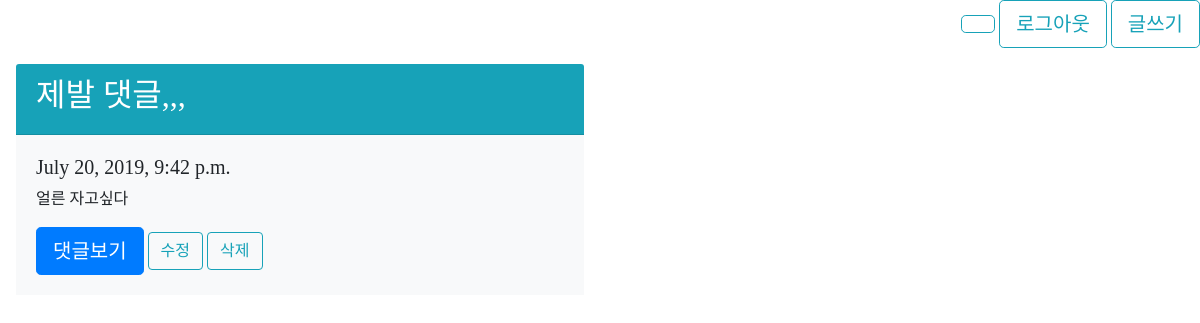
The page /funccrud/mycrud/ on the database as committed earlier.
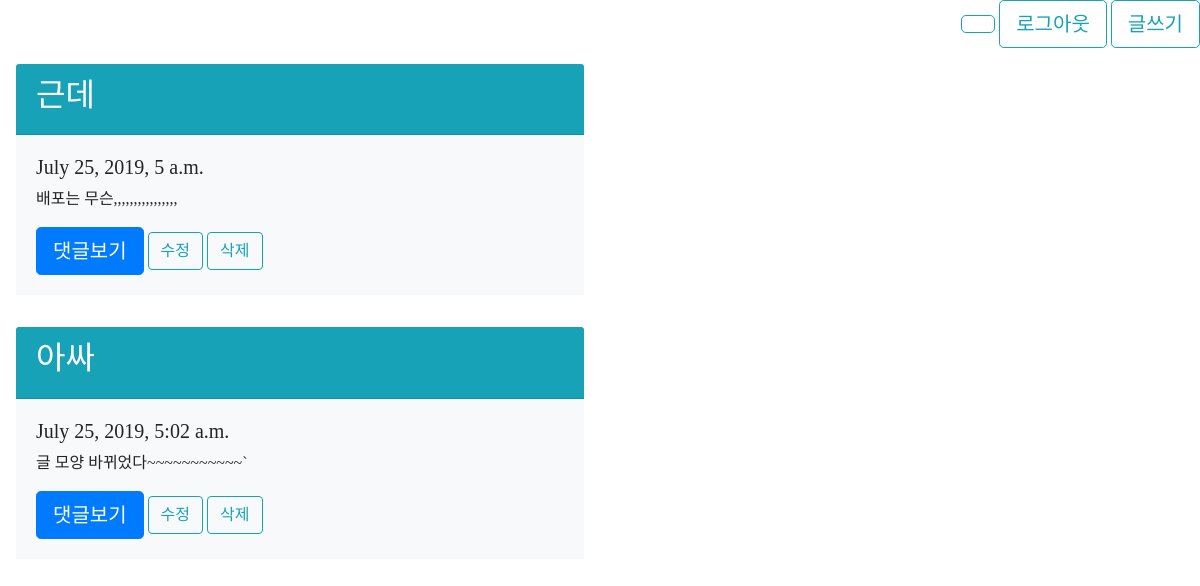
The same page on the database as committed later.
### mycrud/models.py (models this page shows, shortened)
class Blog(models.Model):
    title = models.CharField(max_length = 100)
    pub_date = models.DateTimeField('date published')
    body = models.TextField()

### mycrud/views.py (the view)
# urls.py: path('mycrud/', views.read, name = "showblog"),
def read(request):
    blogs = Blog.objects.all()
    return render(request, 'mycrud/funccrud.html', {'blogs':blogs})

### mycrud/templates/mycrud/funccrud.html (shortened to what this page needs)
<!DOCTYPE html>
<html lang = "ko">
    <head>
        <link rel="stylesheet" href="https://maxcdn.bootstrapcdn.com/bootstrap/4.0.0-beta.2/css/bootstrap.min.css">
    </head>
    <body>
        <div class = "text-right">
         <button type="button" class="btn btn-outline-info btn-lg">{{user.username}}</button>
              <a href = "{% url 'logout' %}"><button type="button" class="btn btn-outline-info btn-lg">로그아웃</button></a>
         <a href = "{% url 'newblog' %}"><button type="button" class="btn btn-outline-info btn-lg">글쓰기</button></a></div>
        {% for blog in blogs %}
        <div class = "card, w-50 p-3">
        <div class = "card-header bg-info text-white">
            <h2>{{blog.title}}</h2>
            </div>
            <div class = "card-body bg-light">
            <h5>{{blog.pub_date}}</h5>
            <p>{{blog.body}}</p>
            <a class = "btn btn-lg btn-primary" href = "{% url 'detail' blog.id %}" role = "button">댓글보기</a>
            <a href  = "{% url 'update' blog.id %}"><button type="button" class="btn btn-outline-info">수정</button></a>
            <a href = "{% url 'delete' blog.id %}"><button type="button" class="btn btn-outline-info">삭제</button></a>
            </div>
            </div>
        {% endfor %}
    </body>
</html>

### mycrud/templates/mycrud/funccrud.html (style rules this page uses)
body { font-family : 'UhBeeMiMi'; }

Rows that differ between the two databases and show on the page:
removed Blog: title "제발 댓글,,,", pub_date "July 20, 2019, 9:42 p.m.", body "얼른 자고싶다"
added Blog: title "근데", pub_date "July 25, 2019, 5 a.m.", body "배포는 무슨,,,,,,,,,,,,,,,,"
added Blog: title "아싸", pub_date "July 25, 2019, 5:02 a.m.", body "글 모양 바뀌었다~~~~~~~~~~~`"
